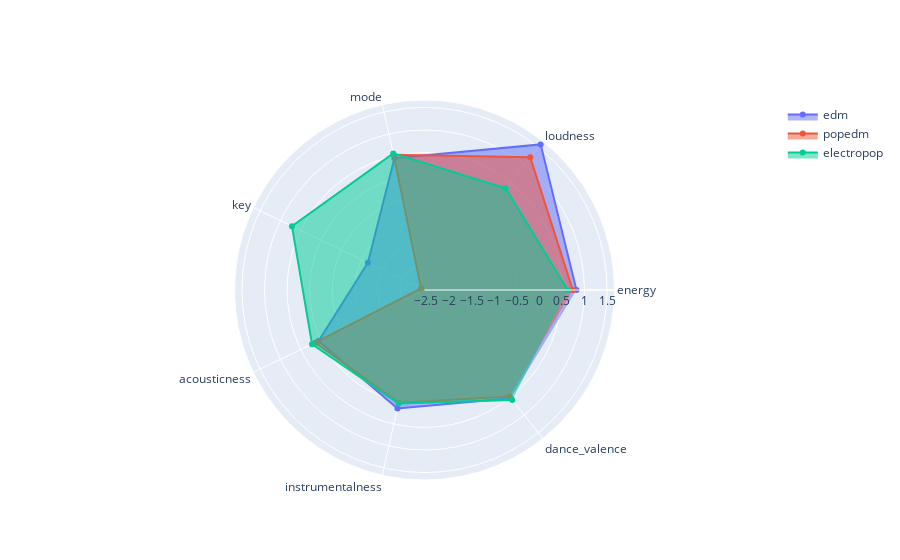

The code cell stored with this chart in its notebook:
### Code cell
import plotly.graph_objects as go

features = ['energy','loudness', 'mode', 'key',
            'acousticness', 'instrumentalness','dance_valence']

fig = go.Figure()

top_genres = odd2
print(top_genres)
for genre in top_genres:
    g_feat = play_features[features].loc[genre]
    print(g_feat)
    fig.add_trace(go.Scatterpolar(
          r=g_feat,
          theta=features,
          fill='toself',
          name=genre
    ))

# fig.update_layout(
#   polar=dict(
#     radialaxis=dict(
#       visible=True,
#       range=[0, 5]
#     )),
#   showlegend=False
# )
fig.write_image("odd3_radar_map.png")
fig.show()

### Figure 1 — Plotly figure (JSON) as saved in the notebook; plotly's stock layout.template omitted (floating-point values rounded to 4 significant figures)
{"data": [{"fill": "toself", "name": "edm", "r": [0.8229, 1.582, 0.45, -1.151, 0.0618, 0.1489, 0.5209], "theta": ["energy", "loudness", "mode", "key", "acousticness", "instrumentalness", "dance_valence"], "type": "scatterpolar"}, {"fill": "toself", "name": "popedm", "r": [0.741, 1.214, 0.53, -2.46, 0.1433, 0.01842, 0.4762], "theta": ["energy", "loudness", "mode", "key", "acousticness", "instrumentalness", "dance_valence"], "type": "scatterpolar"}, {"fill": "toself", "name": "electropop", "r": [0.6277, 0.3377, 0.56, 0.7152, 0.222, 0.03767, 0.5753], "theta": ["energy", "loudness", "mode", "key", "acousticness", "instrumentalness", "dance_valence"], "type": "scatterpolar"}], "layout": {}}
